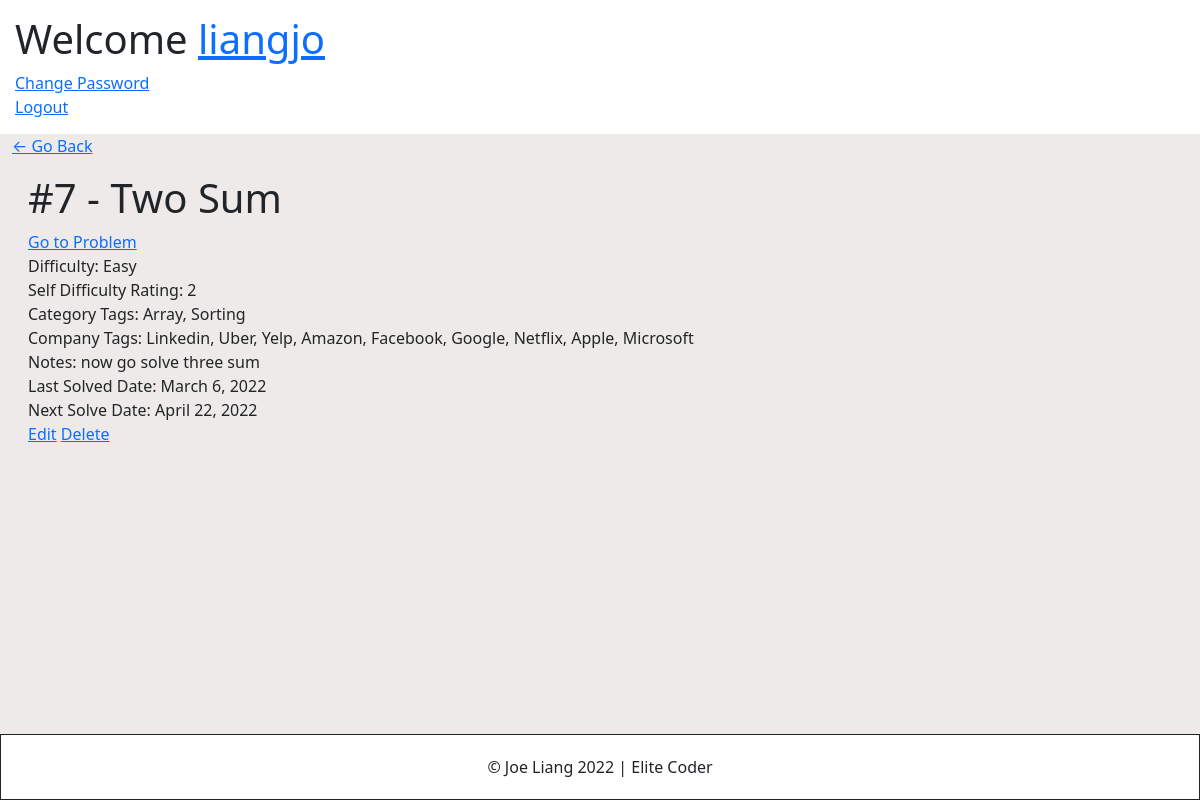
Before: /problem/10/ (signed in) with the older database file.
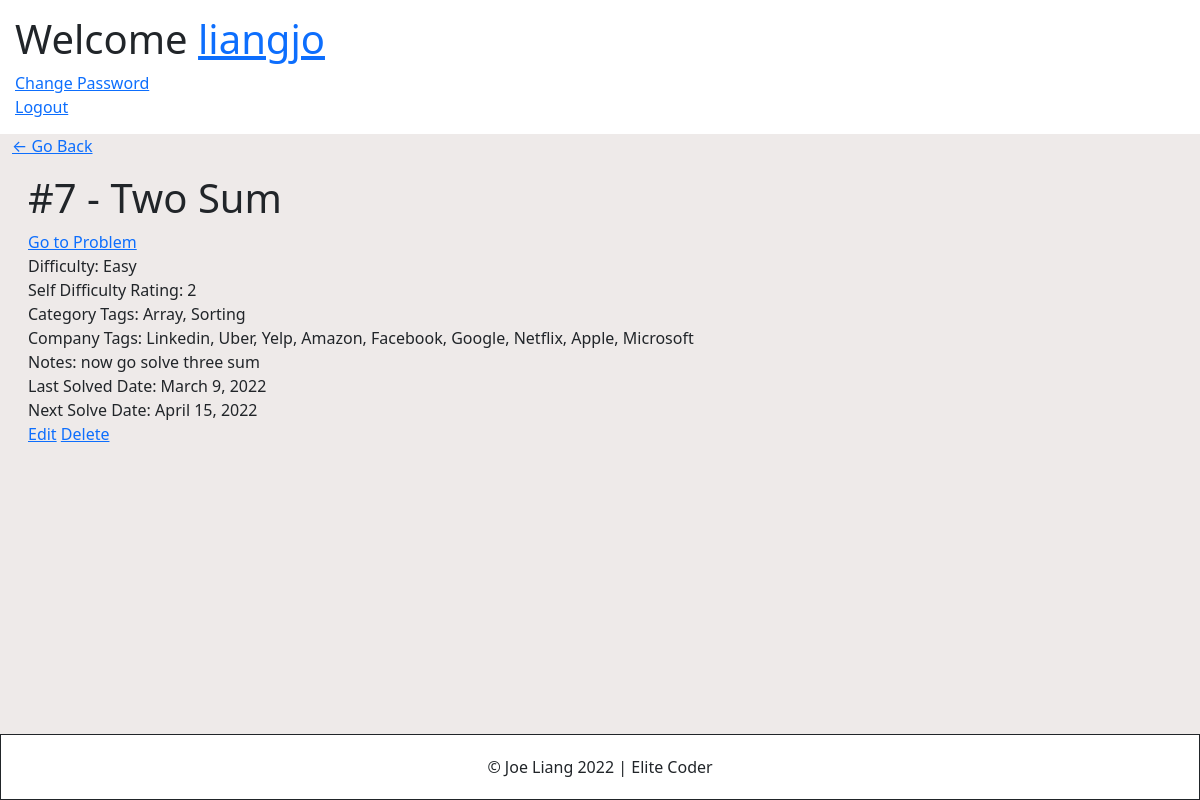
After: the same page with the newer database file.
### account/models.py (models this page shows, shortened)
class Account(AbstractBaseUser):
	email 					= models.EmailField(verbose_name="email", max_length=60, unique=True)
	username 				= models.CharField(max_length=30, unique=True)
	date_joined				= models.DateTimeField(verbose_name='date joined', auto_now_add=True)
	last_login				= models.DateTimeField(verbose_name='last login', auto_now=True)
	is_admin				= models.BooleanField(default=False)
	is_active				= models.BooleanField(default=True)
	is_staff				= models.BooleanField(default=False)
	is_superuser			= models.BooleanField(default=False)
	hide_email				= models.BooleanField(default=True)
	USERNAME_FIELD = 'email'
	REQUIRED_FIELDS = ['username']
	objects = MyAccountManager()
	def __str__(self):
		return self.username

### base/models.py (models this page shows, shortened)
class Problem(models.Model):
   user = models.ForeignKey(User, on_delete=models.CASCADE, null=True, blank=True)
   number = models.PositiveIntegerField()
   title = models.CharField(max_length=100)
   link = models.URLField(max_length=500, default="")
   difficulty = models.CharField(max_length=6, choices=DIFFICULTY_CHOICES, default='medium')
   rating = models.CharField(verbose_name='Self Difficulty Rating', max_length=2, choices=RATING_CHOICES, default='3')
   categories = models.TextField(default='', verbose_name="Category Tags (comma separated)", blank=True)
   companies = models.TextField(default='', verbose_name="Company Tags (comma separated)", blank=True)
   notes = models.TextField(default='', blank=True)
   last_solved = models.DateField(default=date.today)
   next_solve = models.DateField(null=True, blank=True)
   def __str__(self):
      return '#'+str(self.number)+' - '+self.title

### base/views.py (the view)
# urls.py: path('problem/<int:pk>/', ProblemDetail.as_view(), name='problem-detail'),
class ProblemDetail(LoginRequiredMixin, DetailView):
    model = Problem
    context_object_name = 'problem'

### base/templates/base/problem_detail.html
{% extends 'base/base.html' %}
{% block content %}
<div class="header-bar">
    <a href="{% url 'problems' %}">&#8592; Go Back</a>
</div>
<div class="card-body">
    <h1>{{problem}}</h1>
    <a href={{problem.link}} target="_blank">Go to Problem</a>
    <div>Difficulty: {{problem.difficulty}}</div>
    <div>Self Difficulty Rating: {{problem.rating}}</div>
    <div>Category Tags: {{problem.categories}}</div>
    <div>Company Tags: {{problem.companies}}</div>
    <div>Notes: {{problem.notes}}</div>
    <div>Last Solved Date: {{problem.last_solved}}</div>
    <div>Next Solve Date: {{problem.next_solve}}</div>
    <a href="{% url 'problem-update' problem.id %}">Edit</a>
    <a href="{% url 'problem-delete' problem.id %}">Delete</a>
</div>
{% endblock content %}

### base/templates/base/base.html (shortened to what this page needs)
<!DOCTYPE html>
<html lang="en">
<head>
    <link rel="stylesheet" href="https://cdn.jsdelivr.net/npm/bootstrap@5.1.3/dist/css/bootstrap.min.css">
    {% load static %}
    <link href="{% static 'base.css' %}" rel="stylesheet">
</head>
<body>
    {% include "base/header.html" %}
    <div class="content">
        <div class="container-fluid">
        {% block content %}
        {% endblock content %}
        </div>
    </div>
    <footer>
        <div class="col footer">&copy; Joe Liang <span id="year"></span> | <span>Elite Coder</span></div>
    </footer>
</body>
</html>

### base/templates/base/header.html
<header>
    {% if request.user.is_authenticated %}
        <div><h1>Welcome <a href="{% url 'problems' %}">{{request.user}}</a></h1></div>
        <div><a href="{% url 'password_change' %}">Change Password</a></div>
        <div><a href="{% url 'logout' %}">Logout</a></div>
    {% else %}
        <div><h1>Elite Coder</h1></div>
        <div>Track your Leetcode progress and solidify your problem-solving foundation through spaced repetition.</div>
        <a href="{% url 'register' %}"><button>Create Account</button></a>
    {% endif %}
</header>

### static/base.css (style rules this page uses)
body { min-height: 100vh; display: flex; flex-flow: column; }
header { padding: 15px; }
.content { background-color: #EEEAE9; flex: 1 }
footer { margin-top: auto; padding: 20px; min-height: 60px; text-align: center; border: 1px solid; }

Changed rows visible on the page:
changed Problem "#7 - Two Sum": last_solved "March 6, 2022" → "March 9, 2022"; next_solve "April 22, 2022" → "April 15, 2022"
